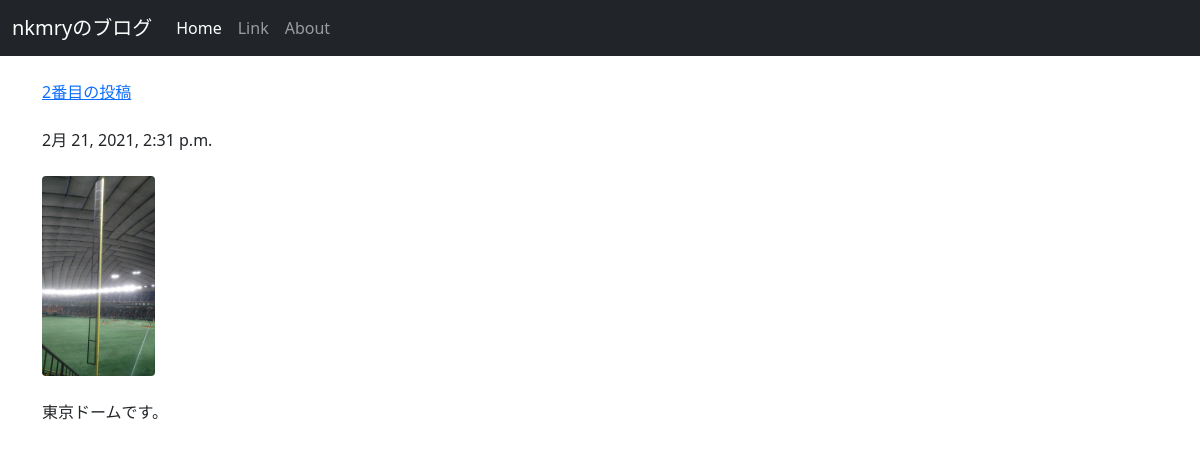
Page /posts/2/ on the committed database.
### posts/models.py (models this page shows, shortened)
class Post(models.Model):
  title = models.CharField(max_length=100)
  published = models.DateTimeField()
  image = models.ImageField(upload_to='media/')
  body = models.TextField()

### posts/views.py (the view)
# urls.py: url(r'^posts/(?P<post_id>[0-9]+)/$', views.post_detail, name="post_detail")
def post_detail(request, post_id):
  post = get_object_or_404(Post, pk=post_id)
  return render(request, 'posts/post_detail.html', {'post':post})

### posts/templates/posts/post_detail.html (shortened to what this page needs)
<!DOCTYPE html>
<html lang="ja-jp">
<head>
    <link href="https://cdn.jsdelivr.net/npm/bootstrap@5.0.0-beta2/dist/css/bootstrap.min.css" rel="stylesheet">
</head>
<body>
  <nav class="navbar navbar-expand-lg navbar-dark bg-dark">
    <div class="container-fluid">
      <a class="navbar-brand" href="#">nkmryのブログ</a>
      <div class="collapse navbar-collapse" id="navbarSupportedContent">
        <ul class="navbar-nav me-auto mb-2 mb-lg-0">
          <li class="nav-item">
            <a class="nav-link active" aria-current="page" href="/posts/">Home</a>
          </li>
          <li class="nav-item">
            <a class="nav-link" href="#">Link</a>
          </li>
          <li class="nav-item">
            <a class="nav-link" href="#">About</a>
          </li>
        </ul>
      </div>
    </div>
  </nav>
  <div class="container">
      <br>
      <a href="{% url 'post_detail' post.id %}">{{ post.title }}</a>
      <br><br>
      {{ post.published }}
      <br><br>
      <img src="{{ post.image.url }}" class="img-fluid rounded" style="max-height: 200px;">
      <br><br>
      {{ post.body }}
      <br><br>
  </div>
</body>
</html>

### rows in the picture
Post: title "2番目の投稿", published "2月 21, 2021, 2:31 p.m.", image (picture), body "東京ドームです。"
